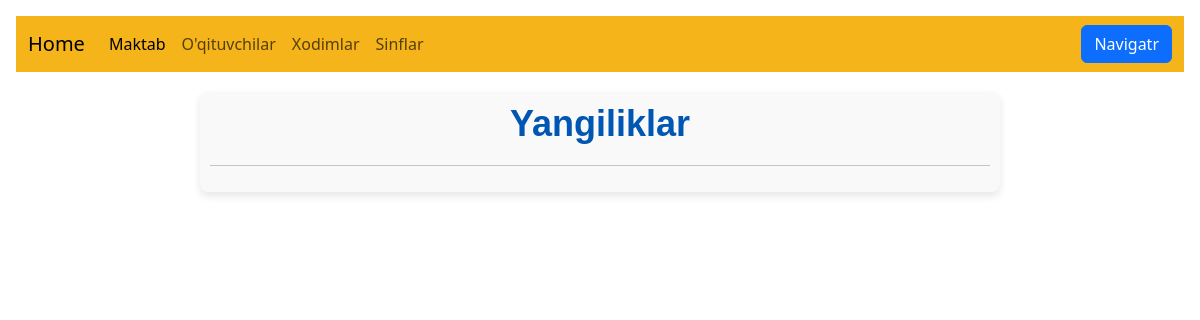
The page /student/ (signed in) on the database as committed earlier.
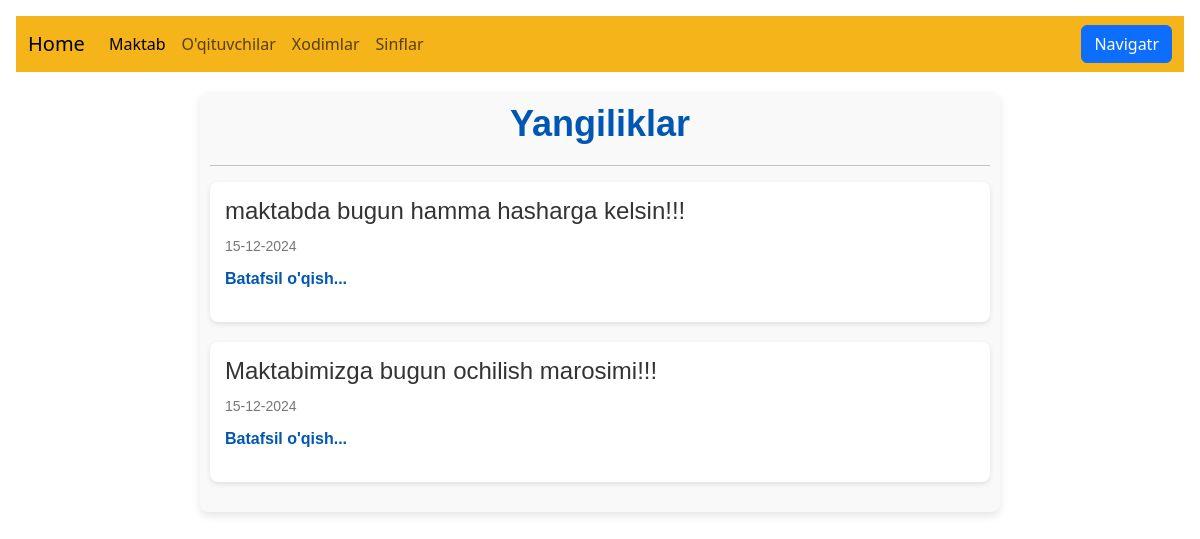
The same page on the database as committed later.
### student/models.py (models this page shows, shortened)
class News(models.Model):
    title = models.CharField(max_length=200)  # Yangilik sarlavhasi
    content = models.TextField()  # To'liq yangilik matni
    image = models.ImageField(upload_to='news_images/', blank=True, null=True)  # Yangilik rasmi
    created_at = models.DateTimeField(auto_now_add=True)  # Yaratilgan sana

### student/views.py (the view)
# urls.py: path('', NewsListView.as_view(), name='news_list'),  # Yangiliklar ro'yxati
class NewsListView(LoginRequiredMixin, ListView):
    model = News
    template_name = 'home.html'  # Yangiliklar ro'yxati shabloni
    context_object_name = 'news_list'  # Shablonga o'tadigan kontekst nomi
    ordering = ['-created_at']  # Yaratilgan vaqt bo'yicha teskari tartib

### templates/home.html (shortened to what this page needs)
{% extends 'base2.html' %}
{% load static %}
{% block content %}
<link rel="stylesheet" href="{% static 'css/home.css' %}">
<div class="news-container">
    <div class="header">
        <h1>Yangiliklar</h1>
    </div>
    <hr>
    <div class="news-list">
        {% for news in news_list %}
            <div class="news-item">
                <h2>{{ news.title }}</h2>
                <p class="date">{{ news.created_at|date:"d-m-Y" }}</p>
                <p><a class="read-more" href="{% url 'news_detail' news.id %}">Batafsil o'qish...</a></p>
            </div>
        {% endfor %}
    </div>
</div>
{% endblock content %}

Rows that differ between the two databases and show on the page:
added News: title "maktabda bugun hamma hasharga kelsin!!!", created_at "15-12-2024"
added News: title "Maktabimizga bugun ochilish marosimi!!!", created_at "15-12-2024"
